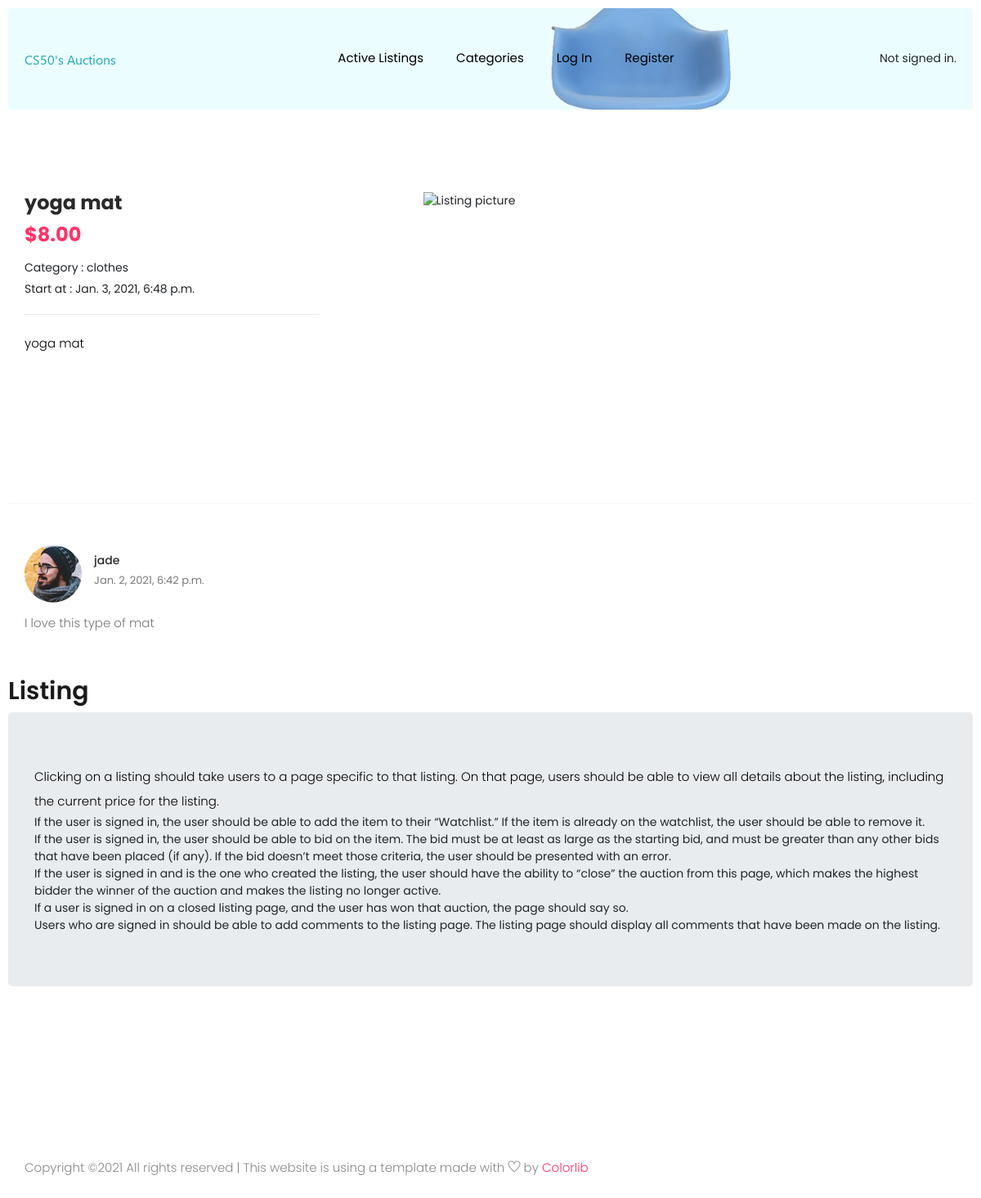
Screenshot of /listing/7 with the database file from the repository.
### auctions/models.py (models this page shows, shortened)
class Listing(models.Model):
    title = models.CharField(max_length=64)
    description = models.TextField()
    start_at = models.DateTimeField()
    starting_bid = models.DecimalField(max_digits=5, decimal_places=2,  blank=False, default='0.1')
    categorie = models.ForeignKey(Categorie, models.SET_NULL, blank=True, null=True )
    picture = models.URLField(blank=True, null=True)
    active = models.BooleanField(default=True)
    created_by = models.ForeignKey(User, on_delete=models.CASCADE, null=True)
    watcher = models.ManyToManyField(User, related_name='watchlist', blank=True)

class Categorie(models.Model):
    description = models.CharField(max_length=64)
    def __str__(self):
        return f"{self.description}"

class Comment(models.Model):
    listing = models.ForeignKey(Listing, on_delete=models.CASCADE)
    user = models.ForeignKey(User, models.SET_NULL, blank=True, null=True )
    created_at = models.DateTimeField(auto_now_add=True)
    comment = models.TextField(blank=False)

class User(AbstractUser):
    pass

### auctions/views.py (the view)
# urls.py: path("listing/<int:listing_id>", views.listing, name="listing"),
def listing(request, listing_id):
    listing_id = int(listing_id)
    listing = get_object_or_404(Listing, pk=listing_id)
    if Bid.objects.filter(listing=listing_id).exists():
        foundMax = Bid.objects.filter(listing=listing_id).aggregate(Max('amount'))
        bidMax = foundMax['amount__max']
    else:
        bidMax = listing.starting_bid
    comments = Comment.objects.filter(listing=listing_id)
    return render(request, "auctions/listing.html",{
        "listing": listing,
        "comments": comments,
        "bidMax" : "{:.2f}".format(bidMax)
    })

### auctions/templates/auctions/listing.html (shortened to what this page needs)
{% extends "auctions/layout.html" %}
{% block body %}
<div class="product_image_area section_padding">
    <div class="container">
      <div class="row s_product_inner justify-content-between">
        <div class="col-lg-5 col-xl-4">
          <div class="s_product_text">
            <h3>{{ listing.title }}</h3>
            <h2>${{ bidMax }}</h2>
            <ul class="list">
                <li>
                  <span>Category</span> : {{ listing.categorie }}
                </li>
                <li>
                    <span>Start at</span> : {{ listing.start_at }}
                </li>
            </ul>
            <p>
                {{ listing.description }}
            </p>
          </div>
        </div>
        <div class="col-lg-7 col-xl-7">
            <div>
                <img class="listing_img" src="{{ listing.picture }}" alt="Listing picture">
            </div>
          </div>
      </div>
    </div>
  </div>
   <section class="product_description_area section-top-border">
    <div class="container">
        <div class="tab-pane fade show active" id="contact" role="tabpanel" aria-labelledby="contact-tab">
          <div class="row">
            <div class="col-lg-6">
                <div class="comment_list">
                {% for comment in comments %}
                    <div class="review_item">
                        <div class="media">
                            <div class="d-flex">
                            <img src="img/product/single-product/review-1.png" alt="" />
                            </div>
                            <div class="media-body">
                            <h4>{{ comment.user}}</h4>
                            <h5>{{ comment.created_at}}</h5>
                            </div>
                        </div>
                        <p>
                            {{ comment.comment}}
                        </p>
                    </div>
                {% empty %}
                    No comment
                {% endfor %}
                </div>
            </div>
          </div>
        </div>
      </div>
  </section>
    <h2>Listing</h2>
    <div class="jumbotron">
        <p> Clicking on a listing should take users to a page specific to that listing. On that page, users should be able to view all details about the listing, including the current price for the listing.
            <ul>
                <li>If the user is signed in, the user should be able to add the item to their “Watchlist.” If the item is already on the watchlist, the user should be able to remove it.</li>
                <li>If the user is signed in, the user should be able to bid on the item. The bid must be at least as large as the starting bid, and must be greater than any other bids that have been placed (if any). If the bid doesn’t meet those criteria, the user should be presented with an error.</li>
                <li>If the user is signed in and is the one who created the listing, the user should have the ability to “close” the auction from this page, which makes the highest bidder the winner of the auction and makes the listing no longer active.</li>
                <li>If a user is signed in on a closed listing page, and the user has won that auction, the page should say so.</li>
                <li>Users who are signed in should be able to add comments to the listing page. The listing page should display all comments that have been made on the listing.</li>
            </ul>
        </p>
    </div>
{% endblock %}

### auctions/static/auctions/styles.css (style rules this page uses)
body { padding: 10px; }
.listing_img { max-height: 400px; max-width: 500px; }

### rows the page displays
Listing: title "yoga mat", categorie "clothes", start_at "Jan. 3, 2021, 6:48 p.m.", description "yoga mat"
Comment: user "jade", created_at "Jan. 2, 2021, 6:42 p.m.", comment "I love this type of mat"

### other values shown
{{ bidMax }} "8.00"
